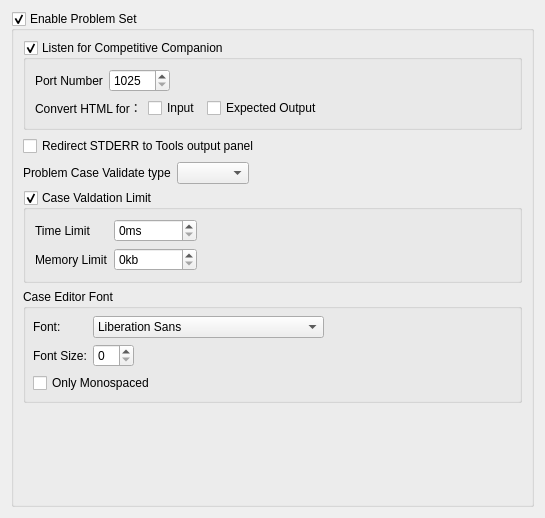
<?xml version="1.0" encoding="UTF-8"?>
<ui version="4.0">
 <class>ExecutorProblemSetWidget</class>
 <widget class="QWidget" name="ExecutorProblemSetWidget">
  <property name="geometry">
   <rect>
    <x>0</x>
    <y>0</y>
    <width>545</width>
    <height>518</height>
   </rect>
  </property>
  <property name="windowTitle">
   <string>Form</string>
  </property>
  <layout class="QVBoxLayout" name="verticalLayout">
   <item>
    <widget class="QGroupBox" name="grpProblemSet">
     <property name="title">
      <string>Enable Problem Set</string>
     </property>
     <property name="checkable">
      <bool>true</bool>
     </property>
     <layout class="QVBoxLayout" name="verticalLayout_2">
      <item>
       <widget class="QGroupBox" name="grpCompetitiveCompanion">
        <property name="title">
         <string>Listen for Competitive Companion</string>
        </property>
        <property name="checkable">
         <bool>true</bool>
        </property>
        <layout class="QGridLayout" name="gridLayout">
         <item row="0" column="1">
          <widget class="QSpinBox" name="spinPortNumber">
           <property name="minimum">
            <number>1025</number>
           </property>
           <property name="maximum">
            <number>65535</number>
           </property>
          </widget>
         </item>
         <item row="0" column="2">
          <spacer name="horizontalSpacer">
           <property name="orientation">
            <enum>Qt::Horizontal</enum>
           </property>
           <property name="sizeHint" stdset="0">
            <size>
             <width>40</width>
             <height>20</height>
            </size>
           </property>
          </spacer>
         </item>
         <item row="0" column="0">
          <widget class="QLabel" name="label">
           <property name="text">
            <string>Port Number</string>
           </property>
          </widget>
         </item>
         <item row="1" column="0" colspan="3">
          <widget class="QWidget" name="widget" native="true">
           <layout class="QHBoxLayout" name="horizontalLayout_3">
            <property name="leftMargin">
             <number>0</number>
            </property>
            <property name="topMargin">
             <number>0</number>
            </property>
            <property name="rightMargin">
             <number>0</number>
            </property>
            <property name="bottomMargin">
             <number>0</number>
            </property>
            <item>
             <widget class="QLabel" name="label_6">
              <property name="text">
               <string>Convert HTML for：</string>
              </property>
             </widget>
            </item>
            <item>
             <widget class="QCheckBox" name="chkConvertInputHTML">
              <property name="text">
               <string>Input</string>
              </property>
             </widget>
            </item>
            <item>
             <widget class="QCheckBox" name="chkConvertExpectedHTML">
              <property name="text">
               <string>Expected Output</string>
              </property>
             </widget>
            </item>
            <item>
             <spacer name="horizontalSpacer_5">
              <property name="orientation">
               <enum>Qt::Horizontal</enum>
              </property>
              <property name="sizeHint" stdset="0">
               <size>
                <width>40</width>
                <height>20</height>
               </size>
              </property>
             </spacer>
            </item>
           </layout>
          </widget>
         </item>
        </layout>
       </widget>
      </item>
      <item>
       <widget class="QCheckBox" name="chkRedirectStderr">
        <property name="text">
         <string>Redirect STDERR to Tools output panel</string>
        </property>
       </widget>
      </item>
      <item>
       <widget class="QWidget" name="widget_4" native="true">
        <layout class="QHBoxLayout" name="horizontalLayout_4">
         <property name="leftMargin">
          <number>0</number>
         </property>
         <property name="topMargin">
          <number>0</number>
         </property>
         <property name="rightMargin">
          <number>0</number>
         </property>
         <property name="bottomMargin">
          <number>0</number>
         </property>
         <item>
          <widget class="QLabel" name="label_7">
           <property name="text">
            <string>Problem Case Validate type</string>
           </property>
          </widget>
         </item>
         <item>
          <widget class="QComboBox" name="cbProblemCaseValidateType"/>
         </item>
         <item>
          <spacer name="horizontalSpacer_6">
           <property name="orientation">
            <enum>Qt::Horizontal</enum>
           </property>
           <property name="sizeHint" stdset="0">
            <size>
             <width>40</width>
             <height>20</height>
            </size>
           </property>
          </spacer>
         </item>
        </layout>
       </widget>
      </item>
      <item>
       <widget class="QGroupBox" name="grpEnableTimeout">
        <property name="title">
         <string>Case Valdation Limit</string>
        </property>
        <property name="checkable">
         <bool>true</bool>
        </property>
        <layout class="QGridLayout" name="gridLayout_3">
         <item row="0" column="0">
          <widget class="QLabel" name="label_4">
           <property name="text">
            <string>Time Limit</string>
           </property>
          </widget>
         </item>
         <item row="0" column="1">
          <widget class="QSpinBox" name="spinCaseTimeout">
           <property name="specialValueText">
            <string/>
           </property>
           <property name="suffix">
            <string>ms</string>
           </property>
           <property name="minimum">
            <number>0</number>
           </property>
           <property name="maximum">
            <number>1000000</number>
           </property>
           <property name="singleStep">
            <number>50</number>
           </property>
          </widget>
         </item>
         <item row="0" column="2">
          <spacer name="horizontalSpacer_4">
           <property name="orientation">
            <enum>Qt::Horizontal</enum>
           </property>
           <property name="sizeHint" stdset="0">
            <size>
             <width>40</width>
             <height>20</height>
            </size>
           </property>
          </spacer>
         </item>
         <item row="1" column="0">
          <widget class="QLabel" name="label_5">
           <property name="text">
            <string>Memory Limit</string>
           </property>
          </widget>
         </item>
         <item row="1" column="1">
          <widget class="QSpinBox" name="spinMemoryLimit">
           <property name="suffix">
            <string>kb</string>
           </property>
           <property name="maximum">
            <number>999999</number>
           </property>
          </widget>
         </item>
        </layout>
       </widget>
      </item>
      <item>
       <widget class="QGroupBox" name="groupBox">
        <property name="title">
         <string>Case Editor Font</string>
        </property>
        <layout class="QGridLayout" name="gridLayout_2">
         <property name="leftMargin">
          <number>7</number>
         </property>
         <property name="topMargin">
          <number>7</number>
         </property>
         <property name="rightMargin">
          <number>7</number>
         </property>
         <property name="bottomMargin">
          <number>7</number>
         </property>
         <item row="3" column="0">
          <widget class="QLabel" name="label_3">
           <property name="text">
            <string>Font Size:</string>
           </property>
          </widget>
         </item>
         <item row="3" column="1">
          <widget class="QWidget" name="widget_3" native="true">
           <layout class="QHBoxLayout" name="horizontalLayout_2">
            <property name="leftMargin">
             <number>0</number>
            </property>
            <property name="topMargin">
             <number>0</number>
            </property>
            <property name="rightMargin">
             <number>0</number>
            </property>
            <property name="bottomMargin">
             <number>0</number>
            </property>
            <item>
             <widget class="QSpinBox" name="spinFontSize"/>
            </item>
            <item>
             <spacer name="horizontalSpacer_3">
              <property name="orientation">
               <enum>Qt::Horizontal</enum>
              </property>
              <property name="sizeHint" stdset="0">
               <size>
                <width>40</width>
                <height>20</height>
               </size>
              </property>
             </spacer>
            </item>
           </layout>
          </widget>
         </item>
         <item row="0" column="0">
          <widget class="QLabel" name="label_2">
           <property name="text">
            <string>Font:</string>
           </property>
          </widget>
         </item>
         <item row="0" column="1">
          <widget class="QWidget" name="widget_2" native="true">
           <layout class="QHBoxLayout" name="horizontalLayout">
            <property name="leftMargin">
             <number>0</number>
            </property>
            <property name="topMargin">
             <number>0</number>
            </property>
            <property name="rightMargin">
             <number>0</number>
            </property>
            <property name="bottomMargin">
             <number>0</number>
            </property>
            <item>
             <widget class="QFontComboBox" name="cbFont">
              <property name="editable">
               <bool>false</bool>
              </property>
             </widget>
            </item>
            <item>
             <spacer name="horizontalSpacer_2">
              <property name="orientation">
               <enum>Qt::Horizontal</enum>
              </property>
              <property name="sizeHint" stdset="0">
               <size>
                <width>40</width>
                <height>20</height>
               </size>
              </property>
             </spacer>
            </item>
           </layout>
          </widget>
         </item>
         <item row="4" column="0" colspan="2">
          <widget class="QCheckBox" name="chkOnlyMonospaced">
           <property name="text">
            <string>Only Monospaced</string>
           </property>
          </widget>
         </item>
        </layout>
       </widget>
      </item>
      <item>
       <spacer name="verticalSpacer">
        <property name="orientation">
         <enum>Qt::Vertical</enum>
        </property>
        <property name="sizeHint" stdset="0">
         <size>
          <width>20</width>
          <height>40</height>
         </size>
        </property>
       </spacer>
      </item>
     </layout>
    </widget>
   </item>
  </layout>
 </widget>
 <tabstops>
  <tabstop>grpProblemSet</tabstop>
  <tabstop>grpCompetitiveCompanion</tabstop>
  <tabstop>spinPortNumber</tabstop>
  <tabstop>chkConvertInputHTML</tabstop>
  <tabstop>chkConvertExpectedHTML</tabstop>
  <tabstop>chkRedirectStderr</tabstop>
  <tabstop>cbProblemCaseValidateType</tabstop>
  <tabstop>grpEnableTimeout</tabstop>
  <tabstop>spinCaseTimeout</tabstop>
  <tabstop>spinMemoryLimit</tabstop>
  <tabstop>cbFont</tabstop>
  <tabstop>spinFontSize</tabstop>
  <tabstop>chkOnlyMonospaced</tabstop>
 </tabstops>
 <resources/>
 <connections/>
</ui>
